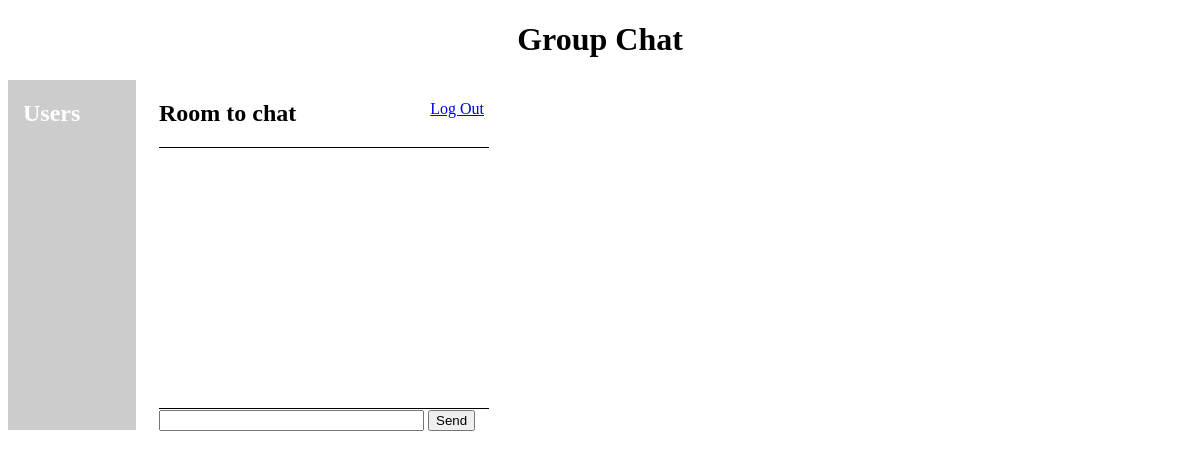
/functions/index.php (signed in), run on an earlier commit of the app's database.
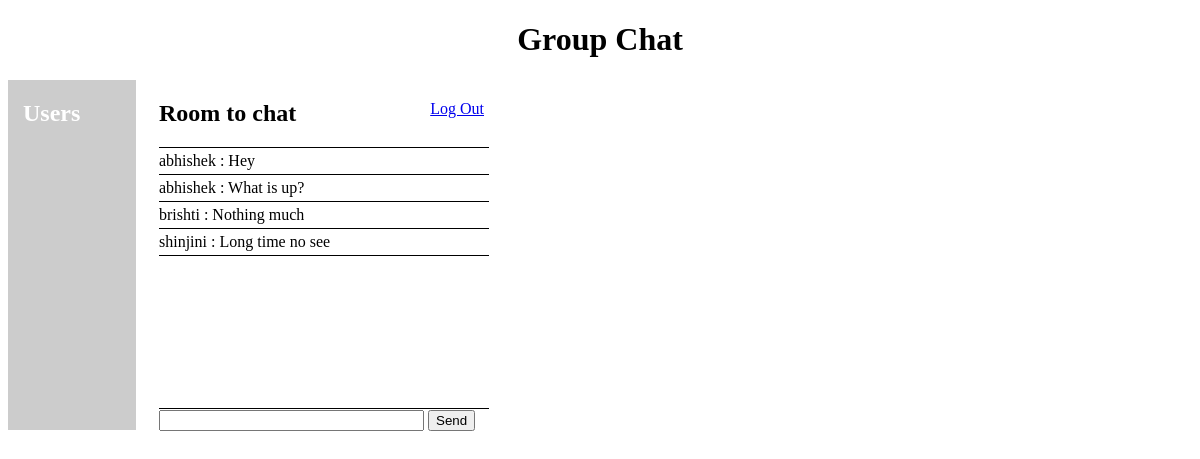
And on a later commit of the database.
### tables this page shows
CREATE TABLE IF NOT EXISTS `messages` (
  `name` text NOT NULL,
  `msg` text NOT NULL,
  `posted` varchar(20) NOT NULL
);

### functions/msgs.php (the view, shortened to what this page needs)
<?php
include("config.php");
$sql=$dbh->prepare("SELECT * FROM messages");
$sql->execute();
while($r=$sql->fetch()){
    echo "<div class='msg' title='{$r['posted']}'><span class='name'>{$r['name']}</span> : <span class='msgc'>{$r['msg']}</span></div>";
}
?>

### functions/index.php (shortened to what this page needs)
<!DOCTYPE html>
<html>
<head>
    <link href="../css/chat.css" rel="stylesheet"/>
</head>
<body>
<div id="content" style="margin-top:10px;height:100%;">
    <center><h1>Group Chat</h1></center>
    <div class="chat">
        <div class="users">
            <?php include("users.php");?>
        </div>
        <div class="chatbox">
            <?php
            if(isset($_SESSION['username'])){
                include("chatbox.php");
            }else{
                $display_case=true;
                include("login.php");
            }
            ?>
        </div>
    </div>
</div>
</body>
</html>

### functions/users.php (shortened to what this page needs)
<?php
echo "<h2>Users</h2>";
?>

### functions/chatbox.php
<?php
include("config.php");
if(isset($_SESSION['username'])){
    ?>
    <h2>Room to chat</h2>
    <a style="right: 20px;top: 20px;position: absolute;cursor: pointer;" href="logout.php">Log Out</a>
    <div class='msgs'>
        <?php include("msgs.php");?>
    </div>
    <form id="msg_form" method="post" action="send.php">
        <input name="msg" size="30" type="text"/>
        <button>Send</button>
    </form>
    <?php
}
?>

### css/chat.css (style rules this page uses)
.chat .users, .chat .chatbox { display:inline-block; vertical-align:top; height:350px; padding:0px 15px; position:relative; }
.chat .users { background:#CCC; color:white; width:98px; overflow-y:auto; }
.chat .chatbox { background:#fff; color:black; margin-left:4px; width:330px; }
.chat .chatbox .msgs { border-top:1px solid black; border-bottom:1px solid black; overflow-y:auto; height:260px; }
.chat .chatbox #msg_form { padding-top:1.5px; }
.chat .msgs .msg, .chat .users .user { border-bottom:1px solid black;padding:4px 0px;white-space:pre-line;word-break:break-word; }

What changed in the data, as far as the page shows it:
added messages: name "abhishek", msg "Hey"
added messages: name "abhishek", msg "What is up?"
added messages: name "brishti", msg "Nothing much"
added messages: name "shinjini", msg "Long time no see"
